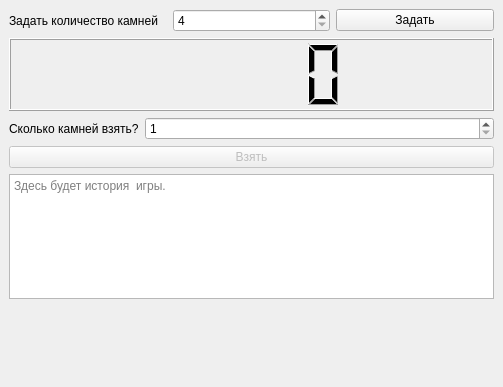
<?xml version="1.0" encoding="UTF-8"?>
<ui version="4.0">
 <class>MainWindow</class>
 <widget class="QMainWindow" name="MainWindow">
  <property name="geometry">
   <rect>
    <x>0</x>
    <y>0</y>
    <width>503</width>
    <height>387</height>
   </rect>
  </property>
  <property name="windowTitle">
   <string>Псевдоним. Возвращение</string>
  </property>
  <property name="windowIcon">
   <iconset>
    <normaloff>game-console.png</normaloff>game-console.png</iconset>
  </property>
  <widget class="QWidget" name="centralwidget">
   <layout class="QVBoxLayout" name="verticalLayout">
    <item>
     <layout class="QHBoxLayout" name="horizontalLayout">
      <item>
       <widget class="QLabel" name="text1">
        <property name="text">
         <string>Задать количество камней</string>
        </property>
       </widget>
      </item>
      <item>
       <widget class="QSpinBox" name="pebbleAmount">
        <property name="minimum">
         <number>4</number>
        </property>
       </widget>
      </item>
      <item>
       <widget class="QPushButton" name="setButton">
        <property name="text">
         <string>Задать</string>
        </property>
       </widget>
      </item>
     </layout>
    </item>
    <item>
     <widget class="QLCDNumber" name="remainingAmount"/>
    </item>
    <item>
     <layout class="QHBoxLayout" name="horizontalLayout_2">
      <item>
       <widget class="QLabel" name="text2">
        <property name="sizePolicy">
         <sizepolicy hsizetype="Maximum" vsizetype="Preferred">
          <horstretch>0</horstretch>
          <verstretch>0</verstretch>
         </sizepolicy>
        </property>
        <property name="text">
         <string>Сколько камней взять?</string>
        </property>
       </widget>
      </item>
      <item>
       <widget class="QSpinBox" name="takeAmount">
        <property name="minimum">
         <number>1</number>
        </property>
        <property name="maximum">
         <number>3</number>
        </property>
       </widget>
      </item>
     </layout>
    </item>
    <item>
     <widget class="QPushButton" name="takeButton">
      <property name="enabled">
       <bool>false</bool>
      </property>
      <property name="text">
       <string>Взять</string>
      </property>
     </widget>
    </item>
    <item>
     <widget class="QPlainTextEdit" name="matchHistory">
      <property name="sizePolicy">
       <sizepolicy hsizetype="Expanding" vsizetype="Minimum">
        <horstretch>0</horstretch>
        <verstretch>0</verstretch>
       </sizepolicy>
      </property>
      <property name="maximumSize">
       <size>
        <width>16777215</width>
        <height>125</height>
       </size>
      </property>
      <property name="documentTitle">
       <string/>
      </property>
      <property name="readOnly">
       <bool>true</bool>
      </property>
      <property name="placeholderText">
       <string>Здесь будет история  игры.</string>
      </property>
     </widget>
    </item>
    <item>
     <widget class="QLabel" name="winLabel">
      <property name="font">
       <font>
        <pointsize>22</pointsize>
        <weight>50</weight>
        <bold>false</bold>
       </font>
      </property>
      <property name="text">
       <string/>
      </property>
      <property name="textFormat">
       <enum>Qt::AutoText</enum>
      </property>
      <property name="scaledContents">
       <bool>false</bool>
      </property>
      <property name="alignment">
       <set>Qt::AlignCenter</set>
      </property>
     </widget>
    </item>
   </layout>
  </widget>
 </widget>
 <resources/>
 <connections/>
</ui>
